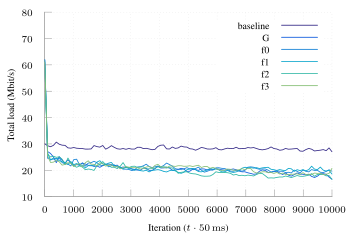

Reproduce this figure in gnuplot.
set terminal tikz standalone color size 9cm,6cm font '\scriptsize' preamble '\usepackage{microtype} \usepackage{times} \usepackage[T1]{fontenc} \usepackage[binary-units, per-mode=symbol]{siunitx}\sisetup{detect-all}'
set output "ftprep-tcp-load.tex"

load "parula.pal"

set style line 102 lc rgb '#a0a0a0' lt 1 lw 1
set border ls 102
set colorbox border 102
set key textcolor rgb "black"
set tics textcolor rgb "black"
set label textcolor rgb "black"

set border 3
set grid x y
set xtics nomirror
set ytics nomirror

#set key autotitle columnhead
set datafile separator ","

set xlabel "Iteration ($t \\cdot{} \\SI{50}{\\milli\\second}$)"
set ylabel "Total load (\\si{\\mega\\bit\\per\\second})"

plot '../results/baseline-2-uncap-avg-ng.csv' u 1:4 w lines smooth sbezier title "baseline", \
     '../results/ft-tcp-g-avg.csv' u 1:4 w lines smooth sbezier title "G", \
     '../results/ft-tcp-f0-avg.csv' u 1:4 w lines smooth sbezier title "f0", \
     '../results/ft-tcp-f1-avg.csv' u 1:4 w lines smooth sbezier title "f1", \
     '../results/ft-tcp-f2-avg.csv' u 1:4 w lines smooth sbezier title "f2", \
     '../results/ft-tcp-f3-avg.csv' u 1:4 w lines smooth sbezier title "f3"
